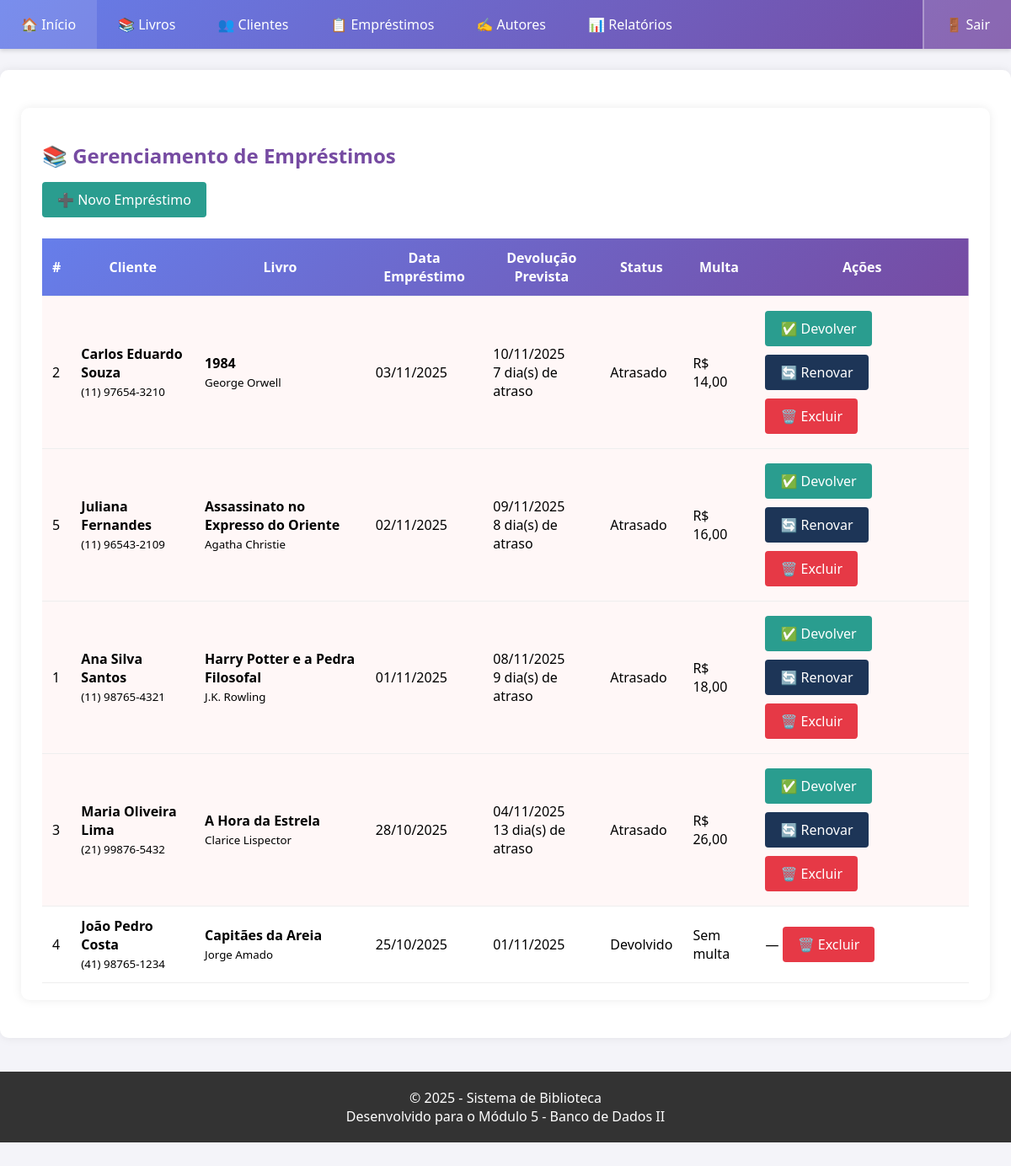
Screenshot of /emprestimos.php with the database file from the repository.
### tables this page shows
CREATE TABLE emprestimos (
    id INT AUTO_INCREMENT PRIMARY KEY,
    cliente_id INT NOT NULL,
    livro_id INT NOT NULL,
    data_emprestimo DATE NOT NULL,
    data_devolucao_prevista DATE NOT NULL,
    data_devolucao_real DATE NULL,
    status ENUM('Ativo', 'Devolvido', 'Atrasado', 'Cancelado') DEFAULT 'Ativo',
    multa DECIMAL(10,2) DEFAULT 0.00,
    observacoes TEXT,
    created_at TIMESTAMP DEFAULT CURRENT_TIMESTAMP,
    updated_at TIMESTAMP DEFAULT CURRENT_TIMESTAMP ON UPDATE CURRENT_TIMESTAMP,
    
     
    FOREIGN KEY (cliente_id) REFERENCES clientes(id) ON DELETE RESTRICT,
    FOREIGN KEY (livro_id) REFERENCES livros(id) ON DELETE RESTRICT,
    
     
    INDEX idx_cliente (cliente_id),
    INDEX idx_livro (livro_id),
    INDEX idx_status (status),
    INDEX idx_data_emprestimo (data_emprestimo),
    INDEX idx_data_devolucao (data_devolucao_prevista)
);

CREATE TABLE clientes (
    id INT AUTO_INCREMENT PRIMARY KEY,
    nome VARCHAR(150) NOT NULL,
    email VARCHAR(150) NOT NULL UNIQUE,
    telefone VARCHAR(20) NOT NULL,
    cpf VARCHAR(14) UNIQUE,
    data_nascimento DATE,
    endereco VARCHAR(255),
    cidade VARCHAR(100),
    estado CHAR(2),
    cep VARCHAR(10),
    status ENUM('Ativo', 'Inativo', 'Bloqueado') DEFAULT 'Ativo',
    observacoes TEXT,
    created_at TIMESTAMP DEFAULT CURRENT_TIMESTAMP,
    updated_at TIMESTAMP DEFAULT CURRENT_TIMESTAMP ON UPDATE CURRENT_TIMESTAMP,
    
     
    INDEX idx_email (email),
    INDEX idx_nome (nome),
    INDEX idx_status (status)
);

CREATE TABLE livros (
    id INT AUTO_INCREMENT PRIMARY KEY,
    titulo VARCHAR(200) NOT NULL,
    autor_id INT NOT NULL,
    isbn VARCHAR(20) UNIQUE,
    ano_publicacao YEAR,
    editora VARCHAR(100),
    numero_paginas INT,
    quantidade_total INT DEFAULT 1,
    quantidade_disponivel INT DEFAULT 1,
    categoria VARCHAR(50),
    localizacao VARCHAR(50),  
    created_at TIMESTAMP DEFAULT CURRENT_TIMESTAMP,
    updated_at TIMESTAMP DEFAULT CURRENT_TIMESTAMP ON UPDATE CURRENT_TIMESTAMP,
    
     
    FOREIGN KEY (autor_id) REFERENCES autores(id) ON DELETE RESTRICT,
    
     
    INDEX idx_titulo (titulo),
    INDEX idx_autor (autor_id),
    INDEX idx_isbn (isbn)
);

CREATE TABLE autores (
    id INT AUTO_INCREMENT PRIMARY KEY,
    nome VARCHAR(150) NOT NULL,
    nacionalidade VARCHAR(50),
    data_nascimento DATE,
    biografia TEXT,
    created_at TIMESTAMP DEFAULT CURRENT_TIMESTAMP,
    updated_at TIMESTAMP DEFAULT CURRENT_TIMESTAMP ON UPDATE CURRENT_TIMESTAMP
);

### includes/funcoes.php (called while the page is built, shortened)
<?php
function formatarData($data) {
    return date('d/m/Y', strtotime($data));
}
function formatarMoeda($valor) {
    return 'R$ ' . number_format($valor, 2, ',', '.');
}
function formatarTelefone($telefone) {
    $telefone = preg_replace('/[^0-9]/', '', $telefone);
    if (strlen($telefone) == 11) {
        return '(' . substr($telefone, 0, 2) . ') ' .
               substr($telefone, 2, 5) . '-' .
               substr($telefone, 7, 4);
    } elseif (strlen($telefone) == 10) {
        return '(' . substr($telefone, 0, 2) . ') ' .
               substr($telefone, 2, 4) . '-' .
               substr($telefone, 6, 4);
    }
    return $telefone;
}

### emprestimos.php (the view, shortened to what this page needs)
<?php
require_once 'includes/funcoes.php';
require_once 'includes/header.php';
$db = Database::getInstance();
$pdo = $db->getConnection();
try {
    $where_clauses = [];
    $where_sql = count($where_clauses) ? ' WHERE ' . implode(' AND ', $where_clauses) : '';
    $sql = "
        SELECT
            e.id,
            e.data_emprestimo,
            e.data_devolucao_prevista,
            e.data_devolucao_real,
            e.status,
            e.multa,
            c.nome AS cliente_nome,
            c.telefone AS cliente_telefone,
            l.titulo AS livro_titulo,
            a.nome AS autor_nome,
            DATEDIFF(CURDATE(), e.data_devolucao_prevista) AS dias_atraso,
            CASE
                WHEN e.status = 'Ativo' AND CURDATE() > e.data_devolucao_prevista
                THEN DATEDIFF(CURDATE(), e.data_devolucao_prevista) * :valor_multa
                ELSE e.multa
            END AS multa_calculada
        FROM emprestimos e
        INNER JOIN clientes c ON e.cliente_id = c.id
        INNER JOIN livros l ON e.livro_id = l.id
        INNER JOIN autores a ON l.autor_id = a.id
        $where_sql
        ORDER BY
            CASE
                WHEN e.status = 'Ativo' AND e.data_devolucao_prevista < CURDATE() THEN 1
                WHEN e.status = 'Ativo' THEN 2
                ELSE 3
            END,
            e.data_emprestimo DESC
    ";
    $stmt = $pdo->prepare($sql);
    $stmt->bindValue(':valor_multa', defined('VALOR_MULTA_DIA') ? VALOR_MULTA_DIA : 2, PDO::PARAM_INT);
    $stmt->execute();
    $emprestimos = $stmt->fetchAll(PDO::FETCH_ASSOC);
} catch (PDOException $e) {
    exibirMensagem('erro', 'Erro ao carregar empréstimos: ' . $e->getMessage());
    $emprestimos = [];
}
?>
<div class="container mt-4">
    <h2 class="mb-4 text-center">📚 Gerenciamento de Empréstimos</h2>
    <div class="mb-3 text-end">
        <a href="emprestimo_novo.php" class="btn btn-success">➕ Novo Empréstimo</a>
    </div>
    <table class="table table-striped table-hover align-middle">
        <thead class="table-dark">
            <tr>
                <th>#</th>
                <th>Cliente</th>
                <th>Livro</th>
                <th>Data Empréstimo</th>
                <th>Devolução Prevista</th>
                <th>Status</th>
                <th>Multa</th>
                <th>Ações</th>
            </tr>
        </thead>
        <tbody>
            <?php if (empty($emprestimos)): ?>
                <tr>
                    <td colspan="8" class="text-center text-muted">Nenhum empréstimo registrado.</td>
                </tr>
            <?php else: ?>
                <?php foreach ($emprestimos as $emp):
                    $dias_atraso = max(0, (int)$emp['dias_atraso']);
                    $esta_atrasado = $emp['status'] === 'Ativo' && $dias_atraso > 0;
                ?>
                    <tr <?= $esta_atrasado ? 'style="background:#fff7f7;"' : '' ?>>
                        <td><?= htmlspecialchars($emp['id']) ?></td>
                        <td>
                            <strong><?= htmlspecialchars($emp['cliente_nome']) ?></strong><br>
                            <small class="text-muted"><?= formatarTelefone($emp['cliente_telefone']) ?></small>
                        </td>
                        <td>
                            <strong><?= htmlspecialchars($emp['livro_titulo']) ?></strong><br>
                            <small class="text-muted"><?= htmlspecialchars($emp['autor_nome']) ?></small>
                        </td>
                        <td><?= formatarData($emp['data_emprestimo']) ?></td>
                        <td>
                            <?= formatarData($emp['data_devolucao_prevista']) ?>
                            <?php if ($esta_atrasado): ?>
                                <br><span class="badge bg-danger"><?= $dias_atraso ?> dia(s) de atraso</span>
                            <?php endif; ?>
                        </td>
                        <td>
                            <?php if ($emp['status'] === 'Devolvido'): ?>
                                <span class="badge bg-success">Devolvido</span>
                            <?php elseif ($esta_atrasado): ?>
                                <span class="badge bg-danger">Atrasado</span>
                            <?php else: ?>
                                <span class="badge bg-warning text-dark">Ativo</span>
                            <?php endif; ?>
                        </td>
                        <td>
                            <?= ($emp['multa_calculada'] > 0) ? formatarMoeda($emp['multa_calculada']) : '<span class="text-success">Sem multa</span>' ?>
                        </td>
                        <td>
                            <?php if ($emp['status'] === 'Ativo'): ?>
                                <a href="emprestimo_devolver.php?id=<?= $emp['id'] ?>" class="btn btn-success btn-sm"
                                   onclick="return confirm('Confirmar devolução do empréstimo #<?= $emp['id'] ?>?')">✅ Devolver</a>
                                <a href="emprestimo_renovar.php?id=<?= $emp['id'] ?>" class="btn btn-info btn-sm">🔄 Renovar</a>
                            <?php else: ?>
                                <span class="text-muted">—</span>
                            <?php endif; ?>
                            <a href="emprestimo_excluir.php?id=<?= $emp['id'] ?>" class="btn btn-danger btn-sm"
                               onclick="return confirm('Excluir empréstimo #<?= $emp['id'] ?>?')">🗑️ Excluir</a>
                        </td>
                    </tr>
                <?php endforeach; ?>
            <?php endif; ?>
        </tbody>
    </table>
</div>
<?php require_once 'includes/footer.php'; ?>

### includes/header.php (style rules this page uses)
* { margin: 0; padding: 0; box-sizing: border-box; }
body { font-family: "Segoe UI", sans-serif; background: #f4f4f9; padding-bottom: 60px; }
.container { max-width: 1200px; margin: 25px auto; background: #fff; padding: 20px 25px; border-radius: 10px; box-shadow: 0 0 12px rgba(0,0,0,0.08); min-height: calc(100vh - 190px); }
h2 { color: #764ba2; margin: 20px 0 10px; }
table { width: 100%; border-collapse: collapse; margin-top: 20px; background: white; }
thead { background: linear-gradient(135deg, #667eea, #764ba2); color: white; }
th, td { padding: 12px; border-bottom: 1px solid #eee; }
.btn { padding: 10px 18px; background: linear-gradient(135deg, #667eea, #764ba2); color: white; border-radius: 4px; text-decoration: none; display: inline-block; margin: 5px 5px 5px 0; transition: 0.3s; }
.btn-danger { background: #e63946; }
.btn-success { background: #2a9d8f; }
.btn-info { background: #1d3557; }

### rows the page displays
emprestimos: id "2", cliente.nome "Carlos Eduardo Souza", cliente.telefone "(11) 97654-3210", livro.titulo "1984", autores.nome "George Orwell", data_emprestimo "03/11/2025", data_devolucao_prevista "10/11/2025", dias_atraso "7", status "Atrasado", multa_calculada "R$ 14,00"
emprestimos: id "5", cliente.nome "Juliana Fernandes", cliente.telefone "(11) 96543-2109", livro.titulo "Assassinato no Expresso do Oriente", autores.nome "Agatha Christie", data_emprestimo "02/11/2025", data_devolucao_prevista "09/11/2025", dias_atraso "8", status "Atrasado", multa_calculada "R$ 16,00"
emprestimos: id "1", cliente.nome "Ana Silva Santos", cliente.telefone "(11) 98765-4321", livro.titulo "Harry Potter e a Pedra Filosofal", autores.nome "J.K. Rowling", data_emprestimo "01/11/2025", data_devolucao_prevista "08/11/2025", dias_atraso "9", status "Atrasado", multa_calculada "R$ 18,00"
emprestimos: id "3", cliente.nome "Maria Oliveira Lima", cliente.telefone "(21) 99876-5432", livro.titulo "A Hora da Estrela", autores.nome "Clarice Lispector", data_emprestimo "28/10/2025", data_devolucao_prevista "04/11/2025", dias_atraso "13", status "Atrasado", multa_calculada "R$ 26,00"
emprestimos: id "4", cliente.nome "João Pedro Costa", cliente.telefone "(41) 98765-1234", livro.titulo "Capitães da Areia", autores.nome "Jorge Amado", data_emprestimo "25/10/2025", data_devolucao_prevista "01/11/2025", status "Devolvido", shows "Sem multa"
